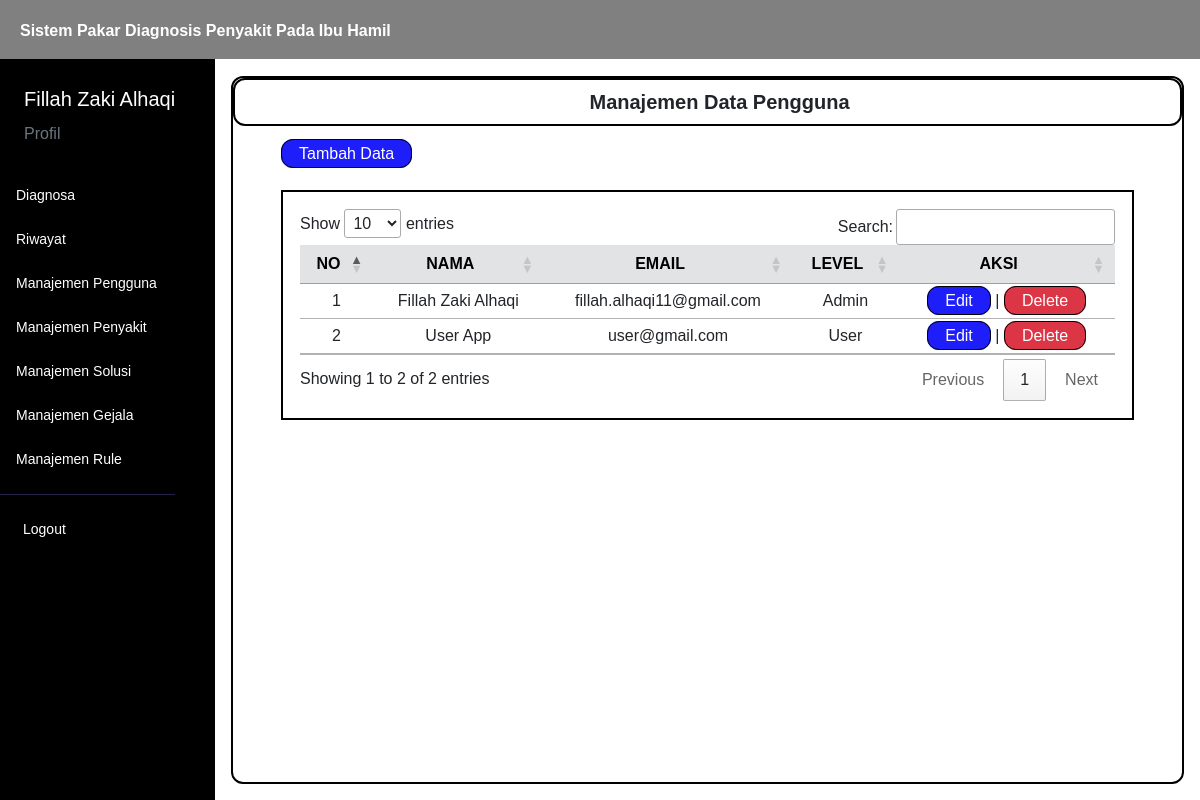
The page /menu/manaj_pengguna.php (signed in) on the database its author committed.
### tables this page shows
CREATE TABLE `user` (
  `iduser` int(11) NOT NULL,
  `username` varchar(50) NOT NULL,
  `password` varchar(100) NOT NULL,
  `nama` varchar(50) NOT NULL,
  `email` varchar(50) NOT NULL,
  `level` varchar(40) NOT NULL
);

### controller/main.php (called while the page is built, shortened)
<?php
$conn = mysqli_connect("localhost", "root", "", "kehamilan");
function query($query)
{
    global $conn;
    $result = mysqli_query($conn, $query);
    $rows = [];
    while ($row = mysqli_fetch_assoc($result)) {
        $rows[] = $row;
    }
    return $rows;
}
function generateRandomKey()
{
    $keyLength = 32;
    $randomBytes = openssl_random_pseudo_bytes($keyLength, $strong);
    if (!$strong) {
        $randomBytes = random_bytes($keyLength);
    }
    return base64_encode($randomBytes);
}
function enkripsi($kata)
{
    $key = generateRandomKey();
    $string = openssl_encrypt($kata, 'AES-256-CBC', $key, 0, substr($key, 0, 16));
    $hasilEnkripsi = base64_encode($key . $string);
    return $hasilEnkripsi;
}
function dekripsi($kata)
{
    $string = base64_decode($kata);
    $key = substr($string, 0, 44);
    $enkripsi = substr($string, 44);
    $hasil = openssl_decrypt($enkripsi, 'AES-256-CBC', $key, 0, substr($key, 0, 16));
    return $hasil;
}
function cari_user() {
    $id = dekripsi($_COOKIE['SPKehamilan']);
    $user = query("SELECT * FROM user WHERE iduser = $id")[0];
    return $user;
}
function validasi_admin()
{
    $id = dekripsi($_COOKIE['SPKehamilan']);
    $cek = query("SELECT * FROM user WHERE iduser = $id")[0];
}
?>

### menu/manaj_pengguna.php (the view, shortened to what this page needs)
<?php
$data = query("SELECT * FROM user");
?>
<html lang="en">
<head>
    <link href="https://cdn.jsdelivr.net/npm/bootstrap@5.3.0/dist/css/bootstrap.min.css" rel="stylesheet"
>
    <link rel="stylesheet" href="https://cdn.datatables.net/1.13.4/css/jquery.dataTables.min.css">
    <link rel="stylesheet" href="../style.css">
</head>
<body>
    <div class="content">
        <?php
        require_once('../navbar/navbar.php');
        ?>
        <div class="main-container m-0">
            <div class="d-flex">
                <?php
                require_once('../navbar/sidebar.php');
                ?>
                <div class="contents px-3 py-3">
                    <div class="box">
                        <div class="box1">
                            <h5 class="text-dark text-center mb-0 ms-4 fw-bold">
                                Manajemen Data Pengguna
                            </h5>
                        </div>
                        <div class="ms-5 mt-3">
                            <a href="../insert/pengguna.php">Tambah Data</a>
                        </div>
                        <div class="tabel mt-4 mx-5">
                            <table id="example" class="table table-hover text-center">
                                <thead>
                                    <tr class="table-secondary">
                                        <th class="text-center" scope="col">NO</th>
                                        <th class="text-center" scope="col">NAMA</th>
                                        <th class="text-center" scope="col">EMAIL</th>
                                        <th class="text-center" scope="col">LEVEL</th>
                                        <th class="text-center" scope="col">AKSI</th>
                                    </tr>
                                </thead>
                                <tbody>
                                    <?php
                                        $i = 1;
                                        foreach ($data as $d):
                                        $id_enkrip = enkripsi($d['iduser']);
                                        ?>
                                        <tr>
                                            <td>
                                                <?= $i; ?>
                                            </td>
                                            <td>
                                                <?= $d['nama']; ?>
                                            </td>
                                            <td>
                                                <?= $d['email']; ?>
                                            </td>
                                            <td>
                                                <?= $d['level']; ?>
                                            </td>
                                            <td>
                                                <a href="../edit/pengguna.php?id=<?= $id_enkrip; ?>">Edit</a> | <a href="#"
                                                    class="delete bg-danger" id="delete"
                                                    onclick="confirmDelete(<?= $d['iduser']; ?>)">Delete</a>
                                            </td>
                                        </tr>
                                        <?php
                                        $i++;
                                        endforeach;
                                    ?>
                                </tbody>
                            </table>
                        </div>
                    </div>
                </div>
            </div>
        </div>
    </div>
</body>
</html>

### navbar/sidebar.php (shortened to what this page needs)
<?php
validasi_admin();
?>
<div class="sidebar" id="side_nav">
    <div class="content-side">
        <div class="profil pt-4">
            <span class="text-white ms-4 fs-5">
                <?= $user['nama']; ?>
            </span>
            <div class="ms-4 mt-2">
                <a class="text-decoration-none text-secondary" href="../menu/profil.php">Profil</a>
            </div>
        </div>
        <div class="">
            <ul class="list-unstyled pt-4 fw-medium">
                <li class="">
                    <a href="../diagnosa" class="text-decoration-none d-block">
                        <span>Diagnosa</span>
                    </a>
                </li>
                <li class="">
                    <a href="../menu/riwayat.php" class="text-decoration-none d-block">
                        <span>Riwayat</span>
                    </a>
                </li>
                <li class="">
                    <a href="../menu/manaj_pengguna.php" class="text-decoration-none d-block">
                        <span>Manajemen Pengguna</span>
                    </a>
                </li>
                <li class="">
                    <a href="../menu/manaj_penyakit.php" class="text-decoration-none d-block">
                        <span>Manajemen Penyakit</span>
                    </a>
                </li>
                <li class="">
                    <a href="../menu/manaj_solusi.php" class="text-decoration-none d-block">
                        <span>Manajemen Solusi</span>
                    </a>
                </li>
                <li class="">
                    <a href="../menu/manaj_gejala.php" class="text-decoration-none d-block">
                        <span>Manajemen Gejala</span>
                    </a>
                </li>
                <li class="">
                    <a href="../menu/manaj_rule.php" class="text-decoration-none d-block">
                        <span>Manajemen Rule</span>
                    </a>
                </li>
            </ul>
        </div>
        <hr class="hr-color">
        <ul class="list-unstyled fw-medium pb-5">
            <li>
                <a href="../logout.php" class="text-decoration-none d-block">
                    <span>Logout</span>
                </a>
            </li>
        </ul>
    </div>
</div>

### style.css (style rules this page uses)
* { font-family: "Chakra Petch", sans-serif; }
body { background: white; margin: 0; padding: 0; border: 0; }
.content { min-height: 100vh; width: 100%; }
.sidebar { background: black; min-width: 215px; max-width: 215px; transition: all ease-in 0.3s; min-height: 100vh; }
hr.hr-color { color: #272247; opacity: 1; }
.sidebar ul { padding: 0 11px; }
.sidebar li { margin: 7px 0; }
.sidebar li a { color: white; padding: 8px 5px; font-size: 14px; margin-left: 0; }
.content-side { position: fixed; margin-top: 60px; }
.contents { width: 100%; margin-top: 60px; }
.content .contents a { border: solid black 1px; border-radius: 12px; padding: 5px 17px; background: rgb(30, 30, 250); color: #ffffff; text-decoration: none; }
.content .contents .delete { border: solid black 1px; border-radius: 12px; padding: 5px 17px; background: rgb(250, 30, 30); color: #ffffff; text-decoration: none; }
.tabel { border: solid black 2px; padding: 17px; }
.contents .tabel table thead { background-color: #272247; }
.box { border: black solid 2px; border-radius: 12px; height: 100%; }
.box1 { border: black solid 2px; border-radius: 12px; padding: 10px; }

### rows shown on the page
user: nama "Fillah Zaki Alhaqi", email "fillah.alhaqi11@gmail.com", level "Admin"
user: nama "User App", email "user@gmail.com", level "User"
